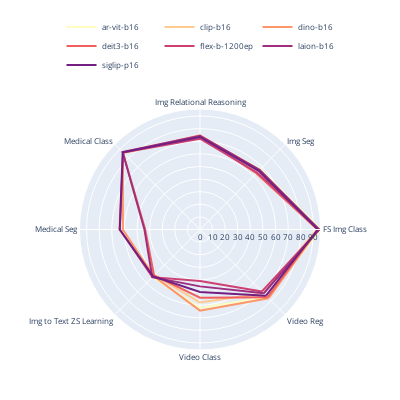

Write notebook code for a chart like this one.
### Code cell
import plotly.express as px
# Preprocess data for polar plot
color_palette = px.colors.sequential.Magma_r  # Original palette
target_length = len(pretraining_shift)
color_palette = generate_palette(color_palette, target_length)

categories = df.columns[-8:]  # Exclude the first column (Model.Metric)
values = df.iloc[:, -8:].values  # Exclude the first column

categories = [category.replace("Classification", "Class").replace("Zero Shot", "ZS").replace("Image", "Img").replace("Regression", "Reg").replace("Few Shot", "FS").replace("Segmentation", "Seg") for category in categories]  # Shorten the category names
# dataframe that includes only Model.Metrics matching entries in pretraining_shift
new_df = df[df['model_name'].isin(pretraining_shift)]
columns = new_df.columns
# gaussian normalization
# for col in columns[1:]:
#     new_df[col] = (new_df[col] - new_df[col].mean()) / new_df[col].std()
values = new_df.iloc[:, -8:].values  # Exclude the first column
new_df = new_df.reset_index(drop=True)
# Create polar plot for each model
fig = go.Figure()
for i, model in enumerate(pretraining_shift):
    id = new_df[new_df['model_name'] == model].index[0]
    color_index = i % len(color_palette)  # Ensure the index is within the range of the color palette
    fig.add_trace(go.Scatterpolar(
        r=values[i],
        theta=categories,
        name=model,
        mode='lines',
        line=dict(color=color_palette[color_index])  
        
    ))
    fig.add_trace(go.Scatterpolar(
        r=[values[i][0], values[i][-1]],
        theta=[categories[0], categories[-1]],
        name=model,
        mode='lines',
        showlegend=False,
        line=dict(color=color_palette[color_index]) 
        
    ))
    
    

# Update layout
fig.update_layout(
    height=400,
    width=400,
    autosize=True,
    margin=dict(
            l=50,
            r=50,
            b=50,
            t=100,
            pad=4
        ),
    font=dict(
        size=8
    ),
)

# make legend smaller and move it to the top center
fig.update_layout(
    legend=dict(
        orientation="h",
        yanchor="top",
        y=1.4,
        xanchor="center",
        x=0.5
    )
)

fig.show()
fig.write_image("pretraining_polar_plot.pdf")
fig.write_image("pretraining_polar_plot.png")

### Figure 1 — Plotly figure (JSON) as saved in the notebook; plotly's stock layout.template omitted (floating-point values rounded to 4 significant figures)
{"data": [{"line": {"color": "#fcfdbf"}, "mode": "lines", "name": "ar-vit-b16", "r": [95.58, 67.57, 73.87, 86.87, 44.15, 53.22, 62.24, 75.67], "theta": ["FS Img Class", "Img Seg", "Img Relational Reasoning", "Medical Class", "Medical Seg", "Img to Text ZS Learning", "Video Class", "Video Reg"], "type": "scatterpolar"}, {"line": {"color": "#fcfdbf"}, "mode": "lines", "name": "ar-vit-b16", "r": [95.58, 75.67], "showlegend": false, "theta": ["FS Img Class", "Video Reg"], "type": "scatterpolar"}, {"line": {"color": "#feca8d"}, "mode": "lines", "name": "clip-b16", "r": [92.76, 65.7, 73.51, 85.86, 64.21, 51.18, 57.95, 71.45], "theta": ["FS Img Class", "Img Seg", "Img Relational Reasoning", "Medical Class", "Medical Seg", "Img to Text ZS Learning", "Video Class", "Video Reg"], "type": "scatterpolar"}, {"line": {"color": "#feca8d"}, "mode": "lines", "name": "clip-b16", "r": [92.76, 71.45], "showlegend": false, "theta": ["FS Img Class", "Video Reg"], "type": "scatterpolar"}, {"line": {"color": "#fd9668"}, "mode": "lines", "name": "dino-b16", "r": [93.91, 66.42, 74.74, 86.44, 61.16, 52.14, 64.39, 77.02], "theta": ["FS Img Class", "Img Seg", "Img Relational Reasoning", "Medical Class", "Medical Seg", "Img to Text ZS Learning", "Video Class", "Video Reg"], "type": "scatterpolar"}, {"line": {"color": "#fd9668"}, "mode": "lines", "name": "dino-b16", "r": [93.91, 77.02], "showlegend": false, "theta": ["FS Img Class", "Video Reg"], "type": "scatterpolar"}, {"line": {"color": "#f1605d"}, "mode": "lines", "name": "deit3-b16", "r": [93.24, 63.15, 73.73, 86.46, 43.46, 51.51, 54.06, 75.97], "theta": ["FS Img Class", "Img Seg", "Img Relational Reasoning", "Medical Class", "Medical Seg", "Img to Text ZS Learning", "Video Class", "Video Reg"], "type": "scatterpolar"}, {"line": {"color": "#f1605d"}, "mode": "lines", "name": "deit3-b16", "r": [93.24, 75.97], "showlegend": false, "theta": ["FS Img Class", "Video Reg"], "type": "scatterpolar"}, {"line": {"color": "#cd4071"}, "mode": "lines", "name": "flex-b-1200ep", "r": [94.64, 63.97, 72.03, 86.23, 63.59, 53.45, 40.91, 69.49], "theta": ["FS Img Class", "Img Seg", "Img Relational Reasoning", "Medical Class", "Medical Seg", "Img to Text ZS Learning", "Video Class", "Video Reg"], "type": "scatterpolar"}, {"line": {"color": "#cd4071"}, "mode": "lines", "name": "flex-b-1200ep", "r": [94.64, 69.49], "showlegend": false, "theta": ["FS Img Class", "Video Reg"], "type": "scatterpolar"}, {"line": {"color": "#9e2f7f"}, "mode": "lines", "name": "laion-b16", "r": [94.48, 66.9, 74.37, 86.83, 44.06, 53.56, 45.11, 71.53], "theta": ["FS Img Class", "Img Seg", "Img Relational Reasoning", "Medical Class", "Medical Seg", "Img to Text ZS Learning", "Video Class", "Video Reg"], "type": "scatterpolar"}, {"line": {"color": "#9e2f7f"}, "mode": "lines", "name": "laion-b16", "r": [94.48, 71.53], "showlegend": false, "theta": ["FS Img Class", "Video Reg"], "type": "scatterpolar"}, {"line": {"color": "#721f81"}, "mode": "lines", "name": "siglip-p16", "r": [93.43, 65.87, 73.4, 86.7, 63.66, 52.61, 49.6, 74.18], "theta": ["FS Img Class", "Img Seg", "Img Relational Reasoning", "Medical Class", "Medical Seg", "Img to Text ZS Learning", "Video Class", "Video Reg"], "type": "scatterpolar"}, {"line": {"color": "#721f81"}, "mode": "lines", "name": "siglip-p16", "r": [93.43, 74.18], "showlegend": false, "theta": ["FS Img Class", "Video Reg"], "type": "scatterpolar"}], "layout": {"autosize": true, "font": {"size": 8}, "height": 400, "legend": {"orientation": "h", "x": 0.5, "xanchor": "center", "y": 1.4, "yanchor": "top"}, "margin": {"b": 50, "l": 50, "pad": 4, "r": 50, "t": 100}, "width": 400}}
